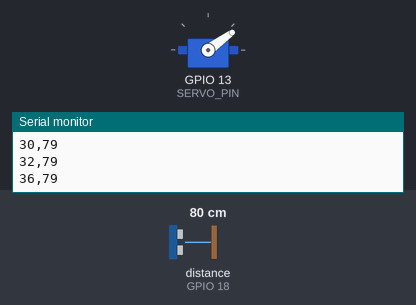
Bench run of a sketch on a simulated ESP32. Parts: servo, the last lines printed to the serial monitor. Wiring (inferred from the names in the program): ultrasonic range finder: trigger GPIO 5; echo GPIO 18. The test bench sets the inputs (shaded band); at power-on: distance to the obstacle (sensor on GPIO 18) 80 cm. The echo pulse lasts 58.3 µs per cm.

Above: at 1.2 s.
1.3 s: distance to the obstacle (sensor on GPIO 18) set to 2 cm
At 1.9 s:
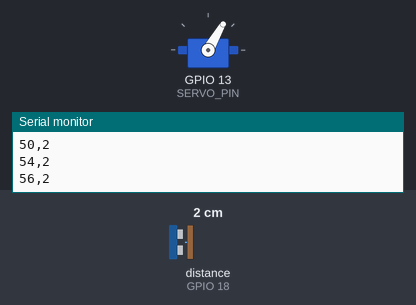
4.3 s: distance to the obstacle (sensor on GPIO 18) set to 250 cm
At 4.35 s:
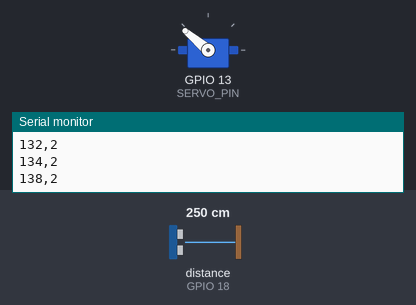
7.3 s: distance to the obstacle (sensor on GPIO 18) set to 4 cm
At 8.1 s:
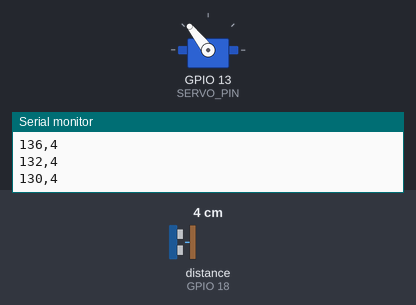
Timing chart, 0 to 19.3 s (numbered marks = the images above; inputs shaded):
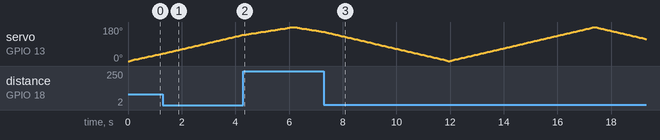

The sketch:

ESP32.ino
```cpp
#include <ESP32Servo.h>

/* ================= PIN SETTINGS ================= */
#define TRIG_PIN  5
#define ECHO_PIN  18
#define SERVO_PIN 13

/* ================= RADAR SETTINGS ================= */
const int ANGLE_MIN = 0;
const int ANGLE_MAX = 180;
const int MAX_DISTANCE_CM = 200;

const int SERVO_STEP_DEG = 2;
const uint32_t MOVE_MS   = 60;
const uint32_t SETTLE_MS = 25;
const uint32_t READ_MS   = 90;

Servo radarServo;

int currentAngle = ANGLE_MIN;
int currentDistance = -1;
int servoDirection = 1;

uint32_t lastMoveMs = 0;
uint32_t lastReadMs = 0;
uint32_t movedAtMs  = 0;

/* ================= GRID MAP (for BFS) ================= */
const int GRID = 32;                 // 32x32
uint8_t occ[GRID][GRID];             // 0 empty, 1 occupied
const float CELL_CM = 10.0;          // 1 cell = 10cm  (32*10 = 320cm range coverage)

// Queue for BFS
struct Pt { uint8_t x, y; };
Pt q[GRID * GRID];

/* ================= ULTRASONIC ================= */
int readUltrasonicOnce() {
  digitalWrite(TRIG_PIN, LOW);
  delayMicroseconds(2);
  digitalWrite(TRIG_PIN, HIGH);
  delayMicroseconds(10);
  digitalWrite(TRIG_PIN, LOW);

  long duration = pulseIn(ECHO_PIN, HIGH, 20000UL);
  if (duration == 0) return -1;

  int cm = (int)(duration * 0.0343f / 2.0f);
  if (cm < 2 || cm > MAX_DISTANCE_CM) return -1;
  return cm;
}

int readUltrasonicMedian3() {
  int a = readUltrasonicOnce(); delay(2);
  int b = readUltrasonicOnce(); delay(2);
  int c = readUltrasonicOnce();

  if (a < 0 && b < 0 && c < 0) return -1;

  int A = (a < 0) ? 9999 : a;
  int B = (b < 0) ? 9999 : b;
  int C = (c < 0) ? 9999 : c;

  int m;
  if ((A <= B && B <= C) || (C <= B && B <= A)) m = B;
  else if ((B <= A && A <= C) || (C <= A && A <= B)) m = A;
  else m = C;

  return (m == 9999) ? -1 : m;
}

/* ================= HELPERS ================= */
void clearGrid() {
  for (int y = 0; y < GRID; y++) {
    for (int x = 0; x < GRID; x++) occ[y][x] = 0;
  }
}

// Put one occupied point into grid from polar (angle, distance)
void addToGrid(int angleDeg, int distCm) {
  if (distCm < 0) return;

  // Convert to radians and cartesian (cm)
  float rad = angleDeg * 3.1415926f / 180.0f;
  float xcm = distCm * cosf(rad);
  float ycm = distCm * sinf(rad);

  // Shift origin to grid center-left (like radar at left middle)
  // You can change this mapping depending on your UI.
  int gx = (int)(xcm / CELL_CM);
  int gy = (int)(ycm / CELL_CM);

  // Clamp into grid
  if (gx < 0) gx = 0;
  if (gy < 0) gy = 0;
  if (gx >= GRID) gx = GRID - 1;
  if (gy >= GRID) gy = GRID - 1;

  occ[gy][gx] = 1;
}

// BFS flood-fill to get one cluster size + centroid sum
int bfsCluster(uint8_t sx, uint8_t sy, uint8_t visited[GRID][GRID], int &sumX, int &sumY) {
  int head = 0, tail = 0;
  q[tail++] = {sx, sy};
  visited[sy][sx] = 1;

  int count = 0;
  sumX = 0;
  sumY = 0;

  while (head < tail) {
    Pt p = q[head++];
    count++;
    sumX += p.x;
    sumY += p.y;

    // 4-neighbors
    const int dx[4] = {1,-1,0,0};
    const int dy[4] = {0,0,1,-1};

    for (int i = 0; i < 4; i++) {
      int nx = (int)p.x + dx[i];
      int ny = (int)p.y + dy[i];
      if (nx < 0 || ny < 0 || nx >= GRID || ny >= GRID) continue;
      if (visited[ny][nx]) continue;
      if (occ[ny][nx] == 0) continue;

      visited[ny][nx] = 1;
      q[tail++] = {(uint8_t)nx, (uint8_t)ny};
    }
  }
  return count;
}

// Run BFS over grid and print objects
void detectObjectsBFS() {
  uint8_t visited[GRID][GRID] = {0};

  int bestSize = 0;
  float bestCx = 0, bestCy = 0;

  for (int y = 0; y < GRID; y++) {
    for (int x = 0; x < GRID; x++) {
      if (occ[y][x] == 1 && !visited[y][x]) {
        int sumX, sumY;
        int size = bfsCluster(x, y, visited, sumX, sumY);

        // ignore tiny noise clusters
        if (size < 2) continue;

        float cx = (float)sumX / (float)size;
        float cy = (float)sumY / (float)size;

        if (size > bestSize) {
          bestSize = size;
          bestCx = cx;
          bestCy = cy;
        }
      }
    }
  }

  // Send "best object" to Serial (for Processing)
  // Example: OBJ,size,cx,cy
  Serial.print("OBJ,");
  Serial.print(bestSize);
  Serial.print(",");
  Serial.print(bestCx, 2);
  Serial.print(",");
  Serial.println(bestCy, 2);
}

void setup() {
  Serial.begin(115200);

  pinMode(TRIG_PIN, OUTPUT);
  pinMode(ECHO_PIN, INPUT);

  radarServo.setPeriodHertz(50);
  radarServo.attach(SERVO_PIN, 500, 2400);
  radarServo.write(currentAngle);

  clearGrid();
  Serial.println("READY");
}

void loop() {
  uint32_t now = millis();

  // Move servo
  if (now - lastMoveMs >= MOVE_MS) {
    lastMoveMs = now;

    currentAngle += servoDirection * SERVO_STEP_DEG;

    // Detect end of sweep -> run BFS + clear grid
    if (currentAngle >= ANGLE_MAX) {
      currentAngle = ANGLE_MAX;
      servoDirection = -1;

      detectObjectsBFS();
      clearGrid();
    } else if (currentAngle <= ANGLE_MIN) {
      currentAngle = ANGLE_MIN;
      servoDirection = 1;

      detectObjectsBFS();
      clearGrid();
    }

    radarServo.write(currentAngle);
    movedAtMs = now;
  }

  // Read sensor
  if ((now - movedAtMs >= SETTLE_MS) && (now - lastReadMs >= READ_MS)) {
    lastReadMs = now;
    currentDistance = readUltrasonicMedian3();

    // Add to grid for BFS map
    addToGrid(currentAngle, currentDistance);

    // Keep your normal stream for radar draw
    Serial.print(currentAngle);
    Serial.print(",");
    Serial.println(currentDistance);
  }
}
```
